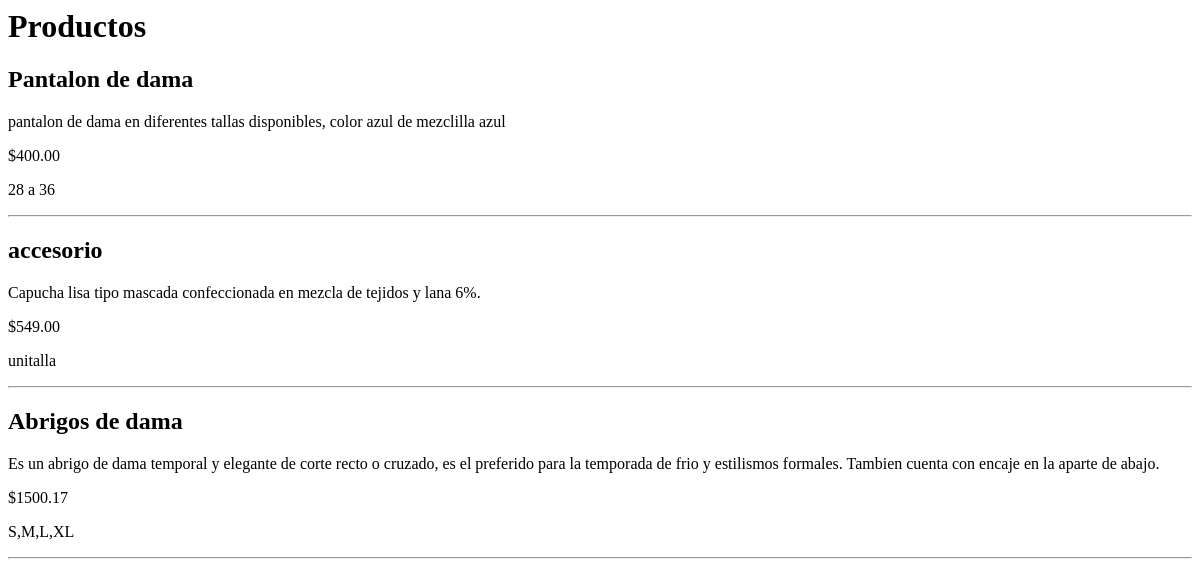
Page /mujeres/ on the earlier database version.
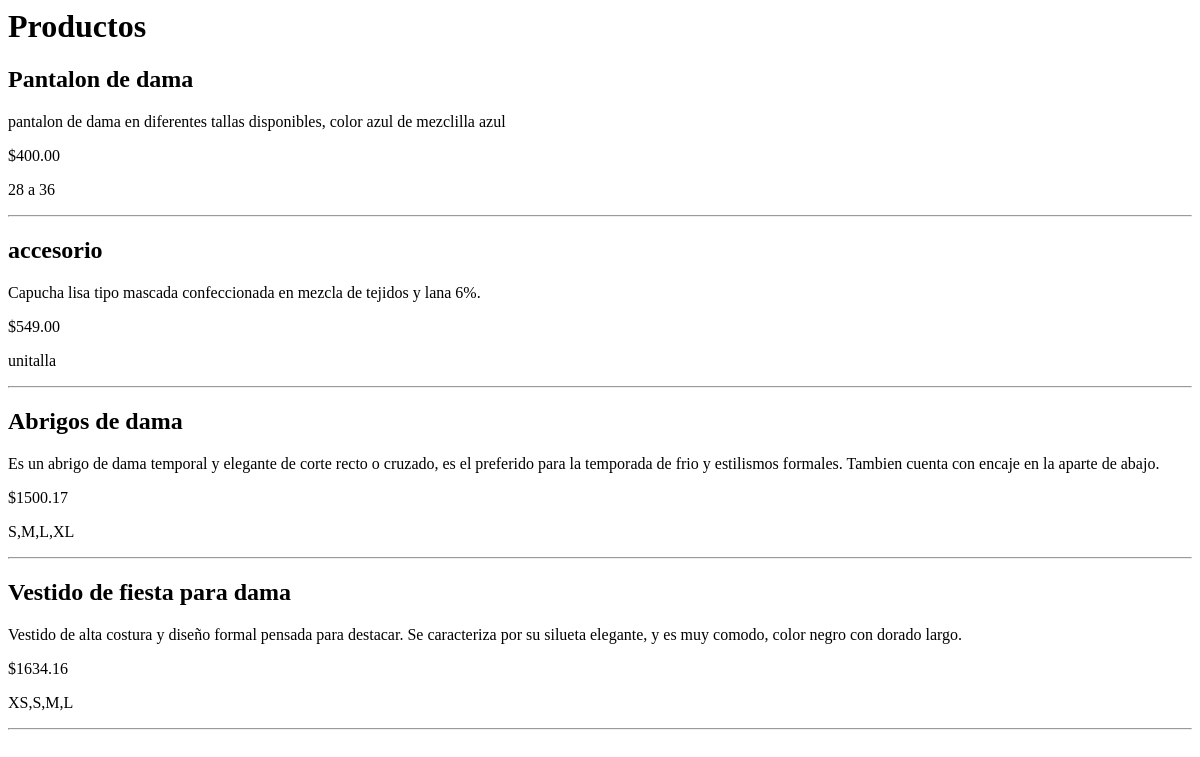
Same page on the later database version.
### tienda/models.py (models this page shows, shortened)
class Producto(models.Model):
    CATEGORIAS = [
        ('Hombre', 'Hombre'),
        ('Mujer', 'Mujer'),
        ('Niña', 'Niña'),
        ('Niño', 'Niño'),
    ]
    nombre = models.CharField(max_length=100)
    descripcion = models.TextField()
    precio = models.DecimalField(max_digits=10, decimal_places=2)
    talla = models.CharField(max_length=10)
    stock = models.IntegerField()
    categoria = models.CharField(max_length=20, choices=CATEGORIAS)
    imagen = models.ImageField(upload_to='productos/', null=True, blank=True)

### tienda/views.py (the view)
# urls.py: path('mujeres/', views.mujeres, name='mujeres'),
def mujeres(request):
    productos = Producto.objects.filter(categoria='Mujer')
    return render(request, 'mujeres.html', {'productos': productos})

### tienda/templates/mujeres.html
<h1>Productos</h1>
{% for producto in productos %}
<h2>{{ producto.nombre }}</h2>
<p>{{ producto.descripcion }}</p>
<p>${{ producto.precio }}</p>
<p>{{ producto.talla }}</p>
<hr>
{% endfor %}

Differences in the rows shown:
added Producto: nombre "Vestido de fiesta para dama", descripcion "Vestido de alta costura y diseño formal pensada para destacar. Se caracteriza por su silueta elegante, y es muy comodo, color negro con dorado largo.", precio "1634.16", talla "XS,S,M,L"
